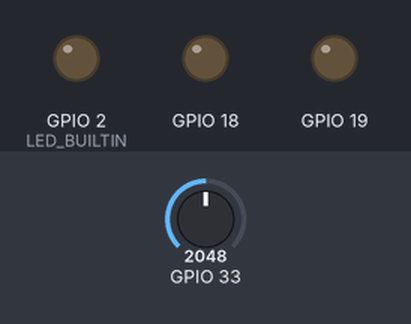
The sketch below on a simulated ESP32. Parts: output pins drawn as LEDs (lit = HIGH). The inputs (shaded band) are chosen by the test bench; at power-on: GPIO 33 = 2048. WiFi joins after 1.5 s; servers stay silent unless stated; random numbers use the default seed unless the sketch sets one; no MQTT or app messages arrive unless stated; what the sketch prints to the serial monitor is not drawn.

Above: at 0.1 s.
At 1.6 s:
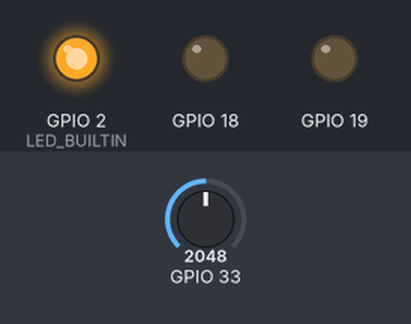
Timing chart, 0 to 3.1 s (numbered marks = the images above):
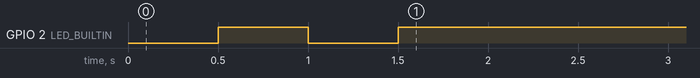

The sketch:

B6213268_Midterm01.ino
```cpp
#include <WiFi.h>
#include <PubSubClient.h>
#include <ArduinoJson.h>
WiFiClient client;
PubSubClient mqtt(client);
DynamicJsonDocument docs(1024); // doc for serialize
DynamicJsonDocument docd(1024); // doc for de-serialize
char output[128];
#define WIFI_STA_NAME "@SUT-IoT"
#define WIFI_STA_PASS ""
#define MQTT_SERVER   "electsut.trueddns.com"
#define MQTT_PORT     27861
#define MQTT_USERNAME "giftgift1" //Token
#define MQTT_PASSWORD ""
#define MQTT_NAME     "Giffu"
#define LED_PIN 23
#define sw 5

char out1[256];
char out3[256];
int Num = 0;
void callback(char* topic, byte* payload, unsigned int length) {
std::string TP=topic;
deserializeJson(docd, payload, length);
serializeJsonPretty(docd,out3);
const char* swid = docd["method"];
int swst = docd["params"];
if(String(swid)=="SW1"){
  if(swst == 1){
      digitalWrite(18,HIGH);
    }
  if(swst == 0){
      digitalWrite(18,LOW);
    }
}
if(String(swid)=="SW2"){
  if(swst == 1){
      digitalWrite(19,HIGH);
    }
  if(swst == 0){
      digitalWrite(19,LOW);
    }
}
}
void setup() {
Serial.begin(115200);
pinMode(LED_BUILTIN, OUTPUT);
pinMode(18, OUTPUT);
pinMode(19, OUTPUT);
Serial.println();
Serial.println();
Serial.print("Connecting to ");
Serial.println(WIFI_STA_NAME);
WiFi.mode(WIFI_STA);
WiFi.begin(WIFI_STA_NAME, WIFI_STA_PASS);
while (WiFi.status() != WL_CONNECTED) {
  delay(500);
  Serial.print(".");
  digitalWrite(LED_BUILTIN, !digitalRead(LED_BUILTIN));
}
digitalWrite(LED_BUILTIN, HIGH);
Serial.println("");
Serial.println("WiFi connected");
Serial.println("IP address: ");
Serial.println(WiFi.localIP());
mqtt.setServer(MQTT_SERVER, MQTT_PORT);
mqtt.setCallback(callback);
}
void loop() {
if (mqtt.connected() == false) {
  Serial.print("MQTT connection... ");
    if (mqtt.connect(MQTT_NAME, MQTT_USERNAME, MQTT_PASSWORD)) {
      Serial.println("connected");
      mqtt.subscribe("v1/devices/me/rpc/request/+"); //เป็นการSupข้อมูลที่มาจากthingsboard
//      mqtt.subscribe("B6213268/test/num1");
  } else {
      Serial.println("failed");
      delay(1000);
  }
} else {
    mqtt.loop();
    int val = analogRead(33);
//    Serial.println(val);
    int Temp = random(20,30);
    int Humid = random(60,70);
    int wind = random(1500,1600);
    docs["Energy1"]=val;
    docs["Temp"]=Temp;
    docs["Humid"]=Humid;
    docs["Wind1rpm"]=wind;
    serializeJson(docs,out1);
    mqtt.publish("v1/devices/me/telemetry", out1);
    delay(2000);
}
}
```
